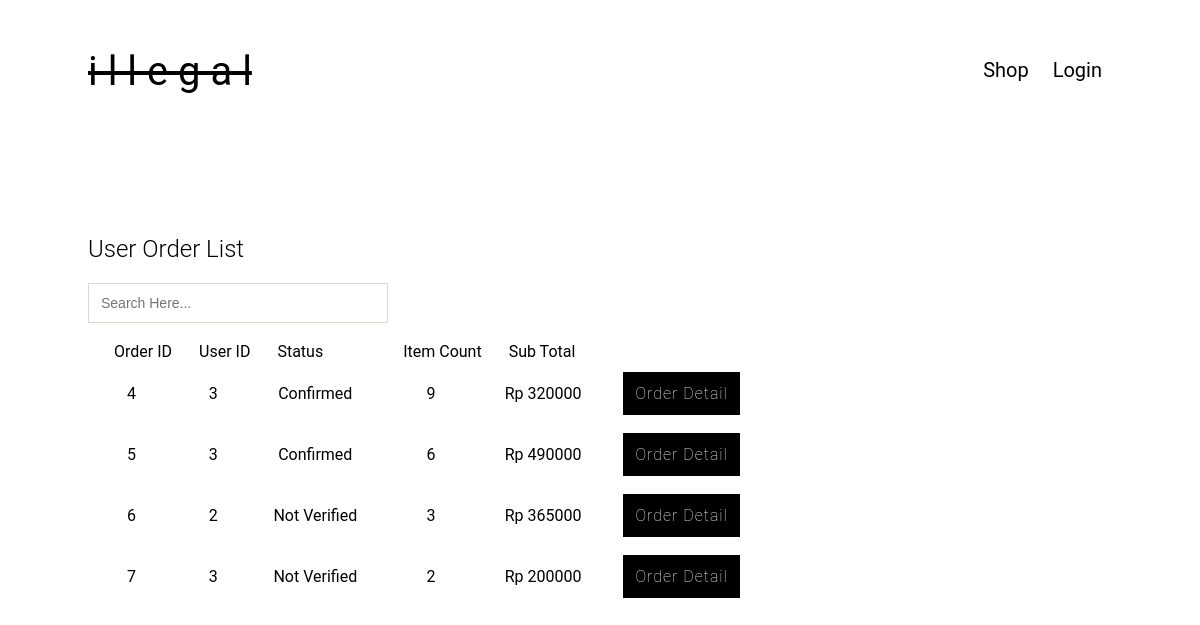
Screenshot of /order_list.php with the database file from the repository.
### tables this page shows
CREATE TABLE `order_list` (
  `user_id` int(11) NOT NULL,
  `status` varchar(24) NOT NULL,
  `total_harga` int(11) NOT NULL,
  `order_id` int(11) NOT NULL,
  `no_resi` varchar(16) NOT NULL
);

### order_list.php (the view, shortened to what this page needs)
<?php
include 'header.php';
include 'koneksi.php';
$sql = mysqli_query($konek, "SELECT ol.user_id, ol.order_id, ol.status, ol.total_harga, SUM(od.jumlah) AS qty
           FROM order_list ol LEFT JOIN order_detail od ON ol.order_id = od.order_id GROUP BY order_id");
?>
<div>
    <div class="container">
        <h2 style="font-weight:350;">User Order List</h2>
        <div class="search">
            <input id="search" name="key" class="input" type="text" placeholder="Search Here...">
        </div>
        <div id="tampil">
            <table>
                <tr>
                    <td style="padding-left:24px;">Order ID</td>
                    <td style="padding-left:24px;">User ID</td>
                    <td style="padding-left:24px;">Status</td>
                    <td style="padding-left:24px;">Item Count</td>
                    <td style="padding-left:24px;">Sub Total</td>
                    <td></td>
                </tr>
                <?php
                while ($data = mysqli_fetch_array($sql)) {
                    ?>
                    <tr>
                        <td style="padding:20px;text-align:center;"><?= $data['order_id']; ?></td>
                        <td style="padding:20px;text-align:center;"><?= $data['user_id']; ?></td>
                        <td style="padding:20px;text-align:center;"><?= $data['status']; ?></td>
                        <td style="padding:20px;text-align:center;"><?= $data['qty']; ?></td>
                        <td style="padding:20px;text-align:center;"><?php echo "Rp " . $data['total_harga']; ?></td>
                        <td style="padding:20px;text-align:center;">
                            <a class="btn" style="width:150px;" href="order_detail.php?con=<?= $data['order_id'] ?>">Order Detail</a>
                        </td>
                    </tr>
                <?php } ?>
        </div>
    </div>
</div>

### css/index.css (style rules this page uses)
body { font-family: 'Roboto', sans-serif; }
a { color: black; text-decoration: none; }
.container { display: inline-block; margin: 80px 0 20px 80px; left: 160px; }
.input { width: 300px; height: 40px; padding: 12px; box-sizing: border-box; margin-bottom: 16px; border: 1px solid #dadace; color: #3e3e40; font-size: 14px; outline: none; transform: all 0.5s ease; }
.btn { width: 100px; background:black; text-align: center; padding: 12px; color: white; font-weight: bold; letter-spacing: 1px; cursor: pointer; border: none; font-weight: 200; }

### rows the page displays
order_list: order_id "4", user "3", status "Confirmed", qty "9", total_harga "320000"
order_list: order_id "5", user "3", status "Confirmed", qty "6", total_harga "490000"
order_list: order_id "6", user "2", status "Not Verified", qty "3", total_harga "365000"
order_list: order_id "7", user "3", status "Not Verified", qty "2", total_harga "200000"
